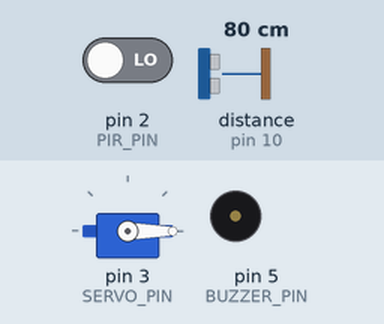
Simulated run of this sketch. Board: Arduino Uno, built with avr-gcc and run on an emulated ATmega328P. On the bench: servo, buzzer (waves = sounding). Wiring (inferred from the names in the program): ultrasonic range finder: trigger pin 9; echo pin 10. The test bench sets the inputs (shaded band); at power-on: distance to the obstacle (sensor on pin 10) 80 cm, pin 2 (PIR_PIN) LOW. The echo pulse lasts 58.3 µs per cm.

Above: at 1.2 s.
1.3 s: distance to the obstacle (sensor on pin 10) set to 28 cm
2.8 s: distance to the obstacle (sensor on pin 10) set to 23 cm
At 3.0 s:
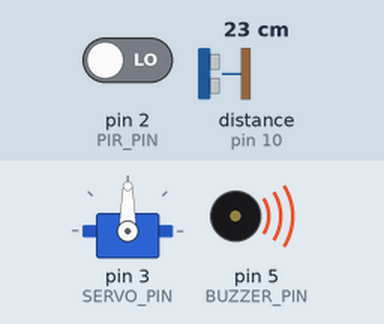
At 3.9 s:
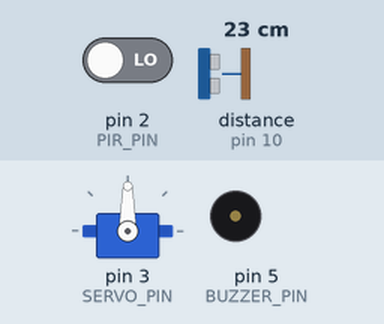
Timing chart, 0 to 5.8 s (numbered marks = the images above; inputs shaded):
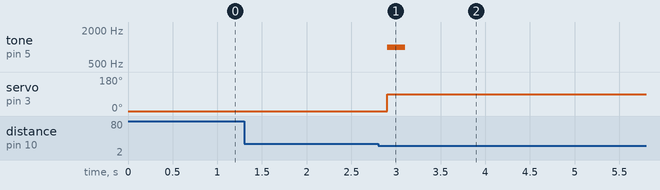

Measured:
- the behaviour switches between 26 and 25 cm on distance to the obstacle (sensor on pin 10) (found by bisection; images 0 and 1)
- after the input at 1.3 s, every drawn part: stays the same
- after the input at 2.8 s, tone on pin 5 (BUZZER_PIN): silent → 1000 Hz after 0.10 s, → silent 0.20 s later; servo on pin 3 (SERVO_PIN): 0° → 90° after 0.10 s

The sketch:

gate_controller.ino
```cpp
#include <Servo.h>

const int TRIG_PIN = 9;
const int ECHO_PIN = 10;
const int PIR_PIN = 2;
const int SERVO_PIN = 3;
const int BUZZER_PIN = 5;

Servo gateServo;

enum GateState { CLOSED, OPENING, OPEN, CLOSING };
GateState currentState = CLOSED;
unsigned long openTimer = 0;
const unsigned long HOLD_OPEN_DURATION = 5000; // 5 seconds

float getDistanceCM() {
    digitalWrite(TRIG_PIN, LOW);
    delayMicroseconds(2);
    digitalWrite(TRIG_PIN, HIGH);
    delayMicroseconds(10);
    digitalWrite(TRIG_PIN, LOW);
    long duration = pulseIn(ECHO_PIN, HIGH, 30000);
    if (duration == 0) return 999.0;
    return (duration * 0.0343) / 2.0;
}

void setup() {
    Serial.begin(9600);
    pinMode(TRIG_PIN, OUTPUT);
    pinMode(ECHO_PIN, INPUT);
    pinMode(PIR_PIN, INPUT);
    pinMode(BUZZER_PIN, OUTPUT);
    gateServo.attach(SERVO_PIN);
    gateServo.write(0); // 0 degrees = Closed
}

void loop() {
    float distance = getDistanceCM();
    int motion = digitalRead(PIR_PIN);

    switch(currentState) {
        case CLOSED:
            if (distance < 25.0 || motion == HIGH) {
                tone(BUZZER_PIN, 1000, 200);
                gateServo.write(90); // Open
                currentState = OPEN;
                openTimer = millis();
            }
            break;
        case OPEN:
            if (millis() - openTimer > HOLD_OPEN_DURATION) {
                if (distance > 30.0) { // Safety clearance check
                    gateServo.write(0); // Close
                    currentState = CLOSED;
                } else {
                    openTimer = millis(); // Reset timer if obstacle present
                }
            }
            break;
        default:
            break;
    }
    delay(100);
}
```
